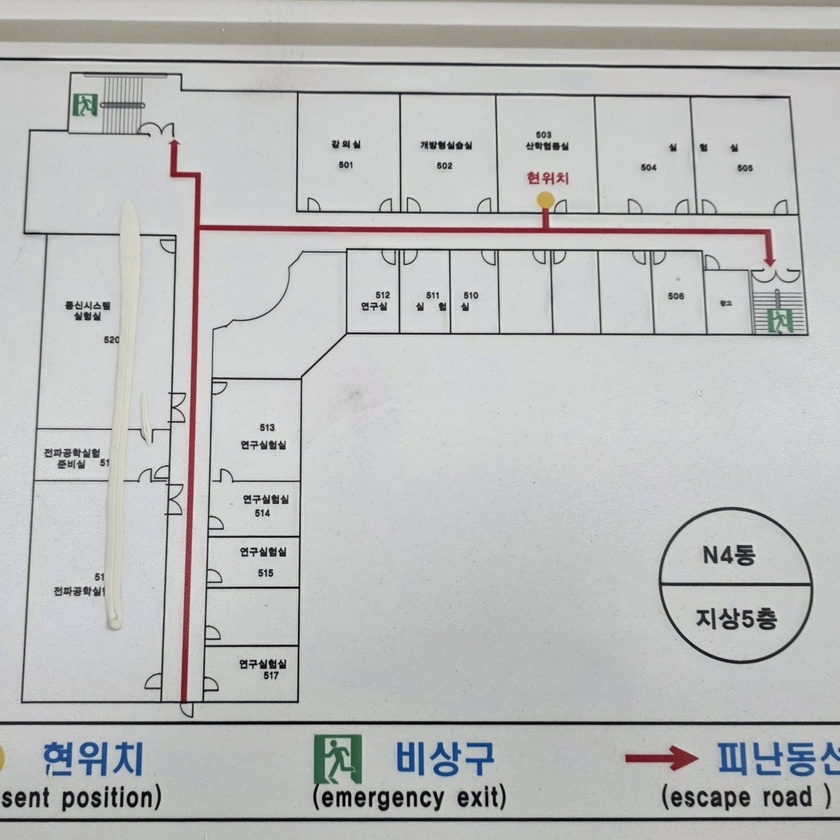
#> input picture Unity_Map/Assets/N4_5F_Corrider/Images/N4_5F.jpg, 840 x 840 px, shrunk from 1453 x 1453 before the run
$ python -i detection.py   (imports and definitions only)
#> lines starting #> are read from the running program, lines starting #| are printed output that depends on the picture; after the words box and inside, x2 and y2 are one past the last pixel; in counts of white or black regions, pixels touching at a corner belong together
#> further down, picture is the input picture: shape (840, 840, 3); mean B, G, R 187.6, 188.1, 187.5
"""Common perception interface + a lightweight reference detector (AI-E-01).

Perception must not branch on camera type, execution hardware, model
structure or runtime — callers depend only on the `PerceptionProvider`
Protocol. When no detector is available at all, callers still get
image-coordinate-only results (an empty detection list, not an error)
instead of failing (AI-E-01: "보정이나 추가 분석 기능이 없더라도 가능한
범위의 영상 좌표 기반 결과를 계속 제공"). `BrightBlobDetector` is a
dependency-light reference provider built only from cv2 primitives
(threshold + contour) that ship in every opencv-python build; it exists
to prove the `PerceptionProvider` contract is swappable, not to set an
accuracy bar — a YOLO/DNN-backed provider can replace it without any
caller change (AI-B-09: 검증 목적은 정확도가 아니라 인터페이스 준수 확인).
"""

from __future__ import annotations

from dataclasses import dataclass
from typing import Protocol

import cv2
import numpy as np


@dataclass(frozen=True)
class PerceptionResult:
    box: tuple[float, float, float, float]  # image-coordinate x1, y1, x2, y2
    label: str
    confidence: float


class PerceptionProvider(Protocol):
    def detect(self, frame: np.ndarray) -> list[PerceptionResult]: ...


class NullPerceptionProvider:
    """No detector available -- returns no detections, never raises."""

    def detect(self, frame: np.ndarray) -> list[PerceptionResult]:
        return []


class BrightBlobDetector:
    """Thresholds the frame and returns one bounding box per connected
    bright region above `min_area`.
    """

    def __init__(self, *, threshold: int = 127, min_area: float = 4.0) -> None:
        self._threshold = threshold
        self._min_area = min_area

    def detect(self, frame: np.ndarray) -> list[PerceptionResult]:
        gray = cv2.cvtColor(frame, cv2.COLOR_BGR2GRAY) if frame.ndim == 3 else frame
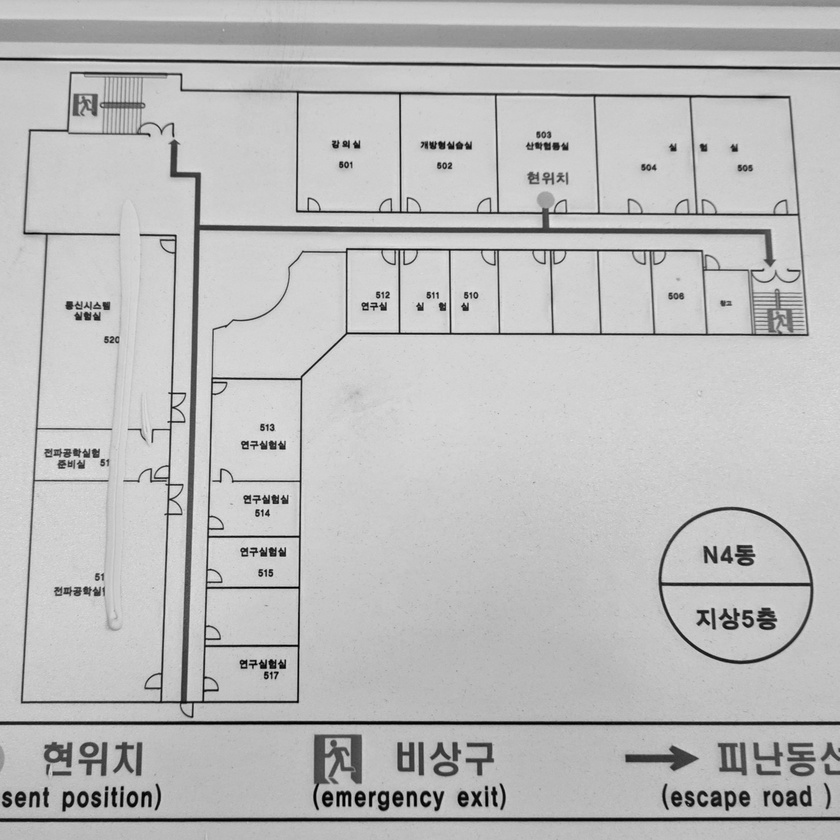
#> gray: shape (840, 840); min 0, max 232, mean 187.8
        _, binary = cv2.threshold(gray, self._threshold, 255, cv2.THRESH_BINARY)
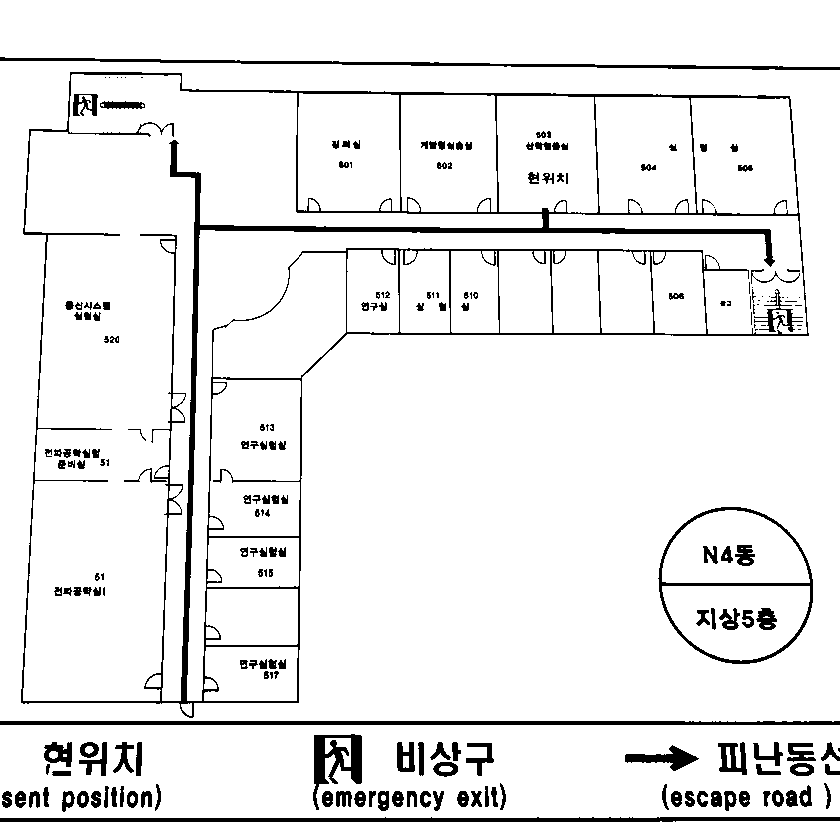
#> binary: shape (840, 840); 92.8% white; 218 black regions (42 under 20 px)
        contours, _ = cv2.findContours(binary, cv2.RETR_EXTERNAL, cv2.CHAIN_APPROX_SIMPLE)
#> contours = 4 contours; box (x1, y1, x2, y2) and area: (0, 61, 840, 722) 549214, (0, 725, 840, 818) 76704, (0, 0, 840, 67) 51544, (0, 821, 840, 840) 14430

        results = []
        for contour in contours:
            if cv2.contourArea(contour) < self._min_area:
                continue
            x, y, w, h = cv2.boundingRect(contour)
            results.append(
                PerceptionResult(
                    box=(float(x), float(y), float(x + w), float(y + h)),
                    label="bright_object",
                    confidence=1.0,
                )
            )
#> this loop made 4 passes
#> (y, h) on passes 1 to 4: (821, 19), (725, 93), (61, 661), (0, 67)
#> after the loop, results = 4 items
        return results

>>> import cv2
>>> picture = cv2.imread('../../../Unity_Map/Assets/N4_5F_Corrider/Images/N4_5F.jpg')
>>> result = BrightBlobDetector().detect(picture)
#> result = 4 items
